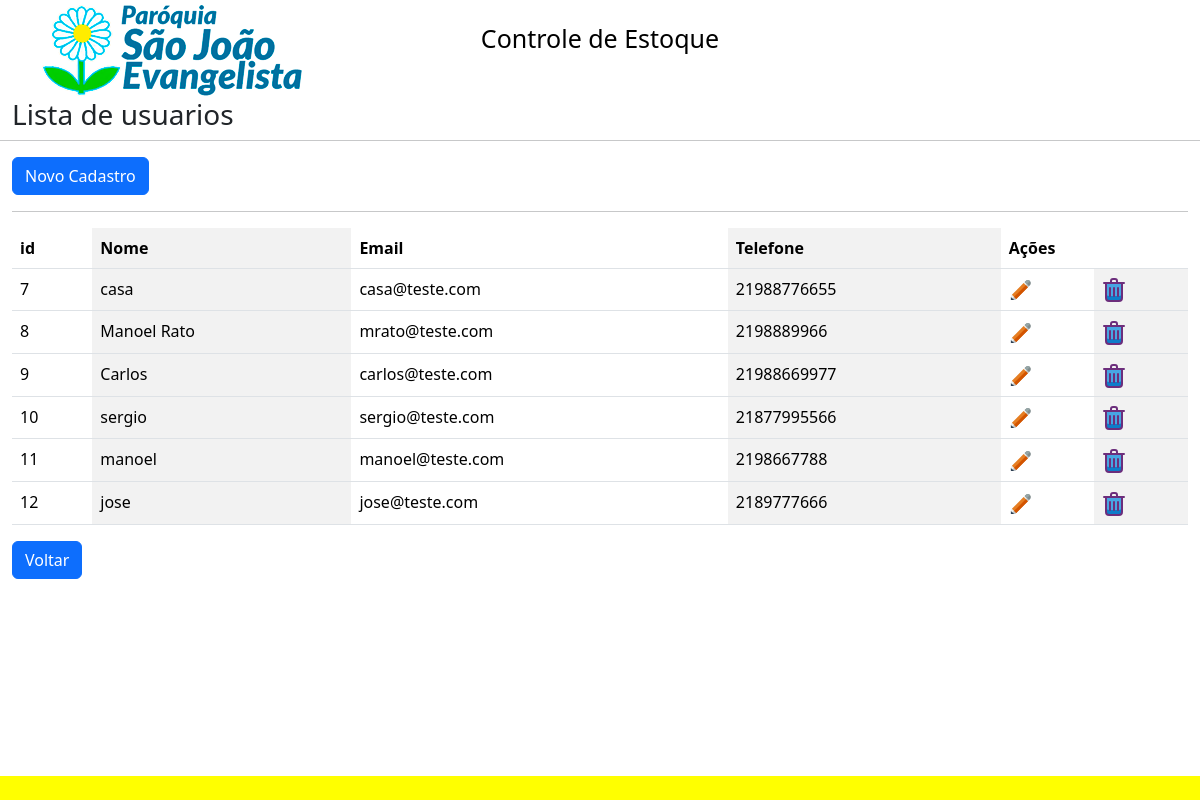
The app's page /listarusuarios.php with its own data.
### tables this page shows
CREATE TABLE `usuarios` (
  `idusuario` int NOT NULL,
  `nome` varchar(100) NOT NULL,
  `email` varchar(50) NOT NULL,
  `telefone` varchar(11) NOT NULL,
  `senha` varchar(100) NOT NULL
);

### listarusuarios.php (the view, shortened to what this page needs)
<?php
include('conexao.php');
try {
    $sql = "SELECT * from usuarios";
    $qry = $con->query($sql);
    $usuario = $qry->fetchAll(PDO::FETCH_OBJ);
} catch (PDOException $e) {
    echo $e->getMessage();
}
include("header.php");
?>
<div class="container-fluid">
<div class="row">
     <h3>Lista de usuarios</h3>
    <hr>
</div>
    <a href="frmusuarios.php"><button class="btn btn-primary" type="submit">Novo Cadastro</button></a>
    <hr>
    <table border=1>
        <thead>
            <tr><table class="table table-striped-columns">
                <th>id</th>
                <th>Nome</th>
                <th>Email</th>
                <th>Telefone</th>
                <th colspan=2>Ações</th>
            <?php foreach ($usuario as $usuarios) { ?>
                <tr>
                    <td><?php echo $usuarios->idusuario ?></td>
                    <td><?php echo $usuarios->nome ?></td>
                    <td><?php echo $usuarios->email ?></td>
                    <td><?php echo $usuarios->telefone ?></td>
                    <td><a href="frmusuarios_edit.php?idusuario=<?php echo $usuario->idusuario?>">
</svg></a></td>
                    <td><a href="frmusuarios.php?op=del&idusuario=<?php echo  $usuario->idusuario ?>">
</svg></a></td>
                </tr>
            <?php } ?>
    </table>
    <div class="row my-2">
        <div class="col">
        <a href="Page_one.php"><button class="btn btn-primary" type="submit">Voltar</button></a>
        </div>
    </div>
    </div>
 <?php
  include("footer.php");
?>

### header.php (shortened to what this page needs)
<!DOCTYPE html>
<html lang="pt-br">
  <head>
    <link href="https://cdn.jsdelivr.net/npm/bootstrap@5.3.2/dist/css/bootstrap.min.css" rel="stylesheet">
   <link rel="stylesheet" type="text/css" href="css/main.css">
  </head>
  <body>
      <div class="container-fluid">
          <div class="container">
            <div class="row">
              <div class="col-12 col-sm-4">
               <div class="top">
                <img src="imagens/LogoSJE_v3.png"  class="img-fluid" alt="">
               </div>
             </div>
             <div class="col-12 col-sm-4">
              <div class="top">
                <p>Controle de Estoque</p>
              </div>
             </div>
             <div class="col-sm-4">
            </div>
            </div>
          </div>
      </div>

### footer.php (shortened to what this page needs)
   <footer>
    <div class="container-fluid">
        <div class="row">
         <br>
        </div>
    </div>
   </footer>
  </body>
</html>

### css/main.css (style rules this page uses)
footer { display: block; width: 100%; background-color: yellow; position: fixed; bottom: 0; }
p { color: black; font-size: 25px; display: block; width: 100%; text-align: center; margin-top: 20px; padding: 0; }

### records on screen
usuarios: idusuario "7", nome "casa", email "casa@teste.com", telefone "21988776655"
usuarios: idusuario "8", nome "Manoel Rato", email "mrato@teste.com", telefone "2198889966"
usuarios: idusuario "9", nome "Carlos", email "carlos@teste.com", telefone "21988669977"
usuarios: idusuario "10", nome "sergio", email "sergio@teste.com", telefone "21877995566"
usuarios: idusuario "11", nome "manoel", email "manoel@teste.com", telefone "2198667788"
usuarios: idusuario "12", nome "jose", email "jose@teste.com", telefone "2189777666"
